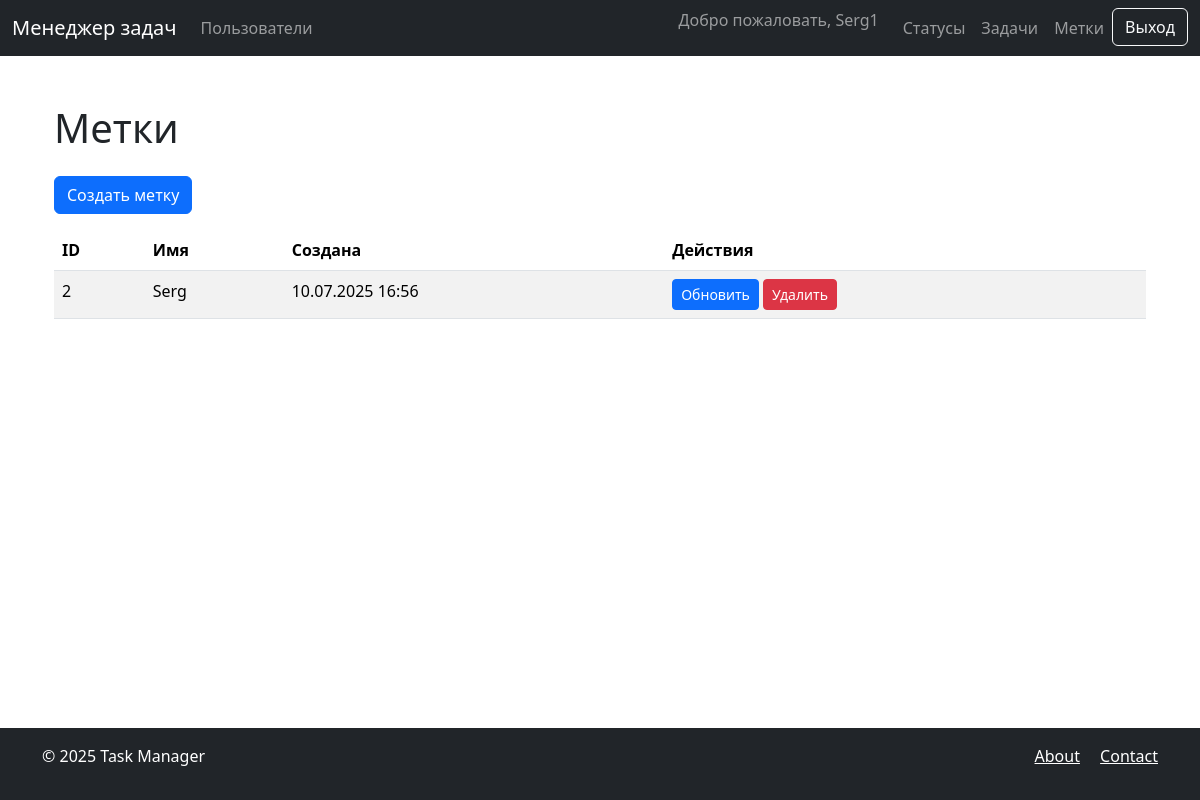
Page /labels/ (signed in) on the committed database.
### labels/models.py (models this page shows, shortened)
class Label(models.Model):
    name = models.CharField(
        max_length=100,
        unique=True,
        verbose_name=_('ИмяN')
    )
    created_at = models.DateTimeField(
        auto_now_add=True,
        verbose_name=_('Создана')
    )
    class Meta:
        verbose_name = _('Label')
        verbose_name_plural = _('Labels')

### labels/views.py (the view)
# urls.py: path('', views.LabelListView.as_view(), name='list'),
class LabelListView(LoginRequiredMixin, ListView):
    model = Label
    template_name = 'labels/list.html'
    context_object_name = 'labels'

### task_manager/templates/labels/list.html
{% extends "base.html" %}
{% load i18n %}
{% block content %}
<div class="container">
    <h1 class="my-4">{% trans "Метки" %}</h1>
    <a href="{% url 'labels:create' %}" class="btn btn-primary mb-3">
        {% trans "Создать метку" %}
    </a>
    <table class="table table-striped">
        <thead>
            <tr>
                <th>ID</th>
                <th>{% trans "Имя" %}</th>
                <th>{% trans "Создана" %}</th>
                <th>{% trans "Действия" %}</th>
            </tr>
        </thead>
        <tbody>
            {% for label in labels %}
            <tr>
                <td>{{ label.id }}</td>
                <td>{{ label.name }}</td>
                <td>{{ label.created_at|date:"d.m.Y H:i" }}</td>
                <td>
                    <a href="{% url 'labels:update' label.id %}" class="btn btn-sm btn-primary">
                        {% trans "Обновить" %}
                    </a>
                    <a href="{% url 'labels:delete' label.id %}" class="btn btn-sm btn-danger">
                        {% trans "Удалить" %}
                    </a>
                </td>
            </tr>
            {% empty %}
            <tr>
                <td colspan="4">{% trans "Нет меток" %}</td>
            </tr>
            {% endfor %}
        </tbody>
    </table>
</div>
{% endblock %}

### task_manager/templates/base.html (shortened to what this page needs)
{% load i18n django_bootstrap5 %}
<!DOCTYPE html>
<html lang="{{ LANGUAGE_CODE }}">
<head>
    {% bootstrap_css %}
</head>
<body class="d-flex flex-column min-vh-100">
    <nav class="navbar navbar-expand-lg navbar-dark bg-dark">
        <div class="container-fluid">
            <a class="navbar-brand" href="/">{% trans "Менеджер задач" %}</a>
            <div class="collapse navbar-collapse" id="navbarNav">
                <ul class="navbar-nav me-auto">
                    <li class="nav-item">
                        <a class="nav-link" href="{% url 'users:users' %}">{% trans "Пользователи" %}</a>
                    </li>
                </ul>
                <ul class="navbar-nav">
                    {% if user.is_authenticated %}
                    <li class="nav-item">
                        <span class="navbar-text me-3">{% trans "Добро пожаловать" %}, {{ user.username }}</span>
                    </li>
                    <li class="nav-item">
                        <a class="nav-link" href="{% url 'statuses:list' %}">{% trans "Статусы" %}</a>
                    </li>
                    <li class="nav-item">
                        <a class="nav-link" href="{% url 'tasks:list' %}">{% trans "Задачи" %}</a>
                    </li>
                    <li class="nav-item">
                        <a class="nav-link" href="{% url 'labels:list' %}">{% trans "Метки" %}</a>
                    </li>
                    <li class="nav-item">
                        <form action="{% url 'logout' %}" method="post">
                            <button type="submit" class="btn btn-outline-light">{% trans "Выход" %}</button>
                        </form>
                    </li>
                    {% endif %}
                </ul>
            </div>
        </div>
    </nav>
    <main class="container my-4 flex-grow-1">
        {% block content %}{% endblock %}
    </main>
    <footer class="bg-dark text-white py-3 mt-auto">
        <div class="container">
            <div class="row">
                <div class="col-md-6">
                    <p>&copy; {% now "Y" %} {% trans "Task Manager" %}</p>
                </div>
                <div class="col-md-6 text-md-end">
                    <a href="#" class="text-white me-3">{% trans "About" %}</a>
                    <a href="#" class="text-white">{% trans "Contact" %}</a>
                </div>
            </div>
        </div>
    </footer>
</body>
</html>

### rows in the picture
Label: id "2", name "Serg", created_at "10.07.2025 16:56"

### other values in the picture
{{ user.username }} "Serg1"
